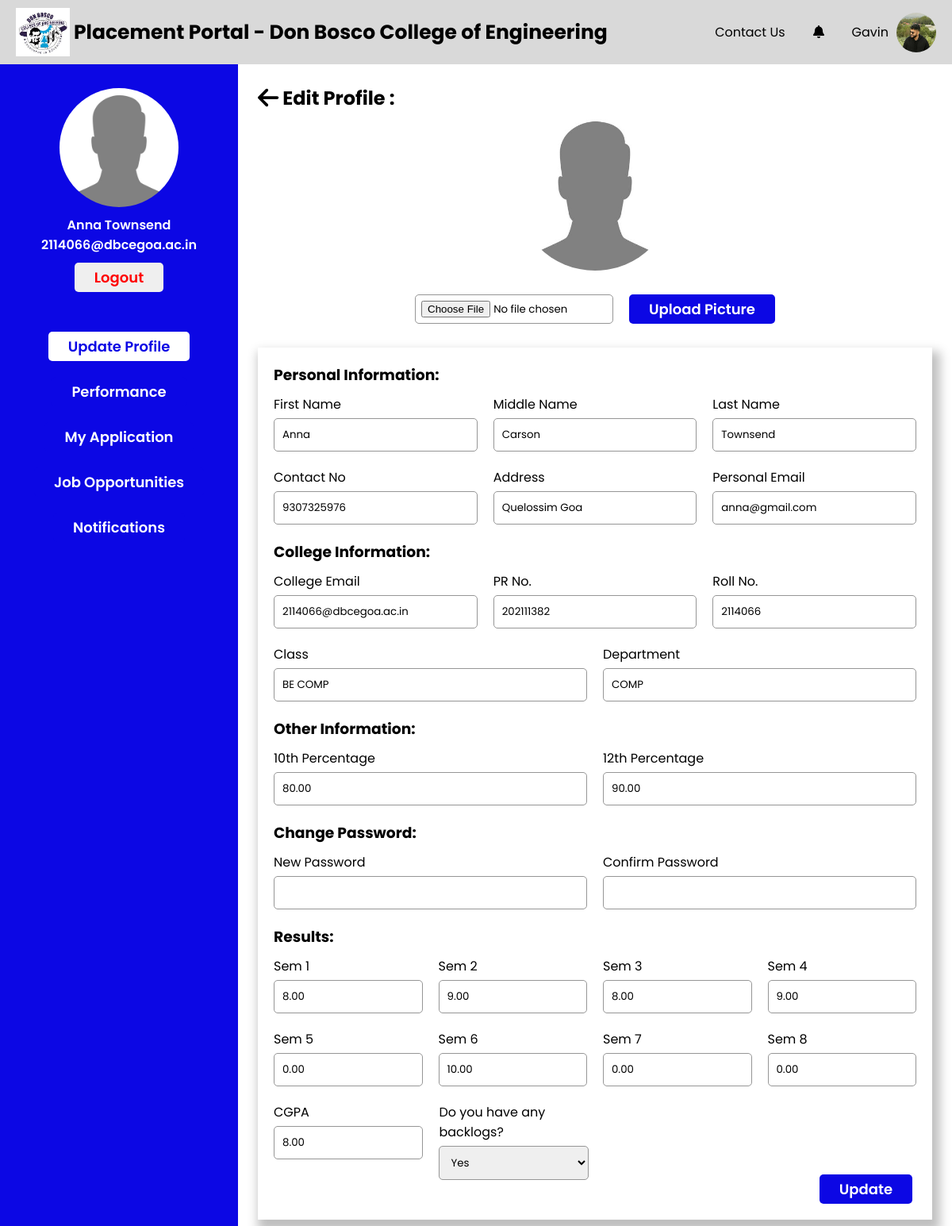
/Students/my-profile.php (signed in), run on an earlier commit of the app's database.
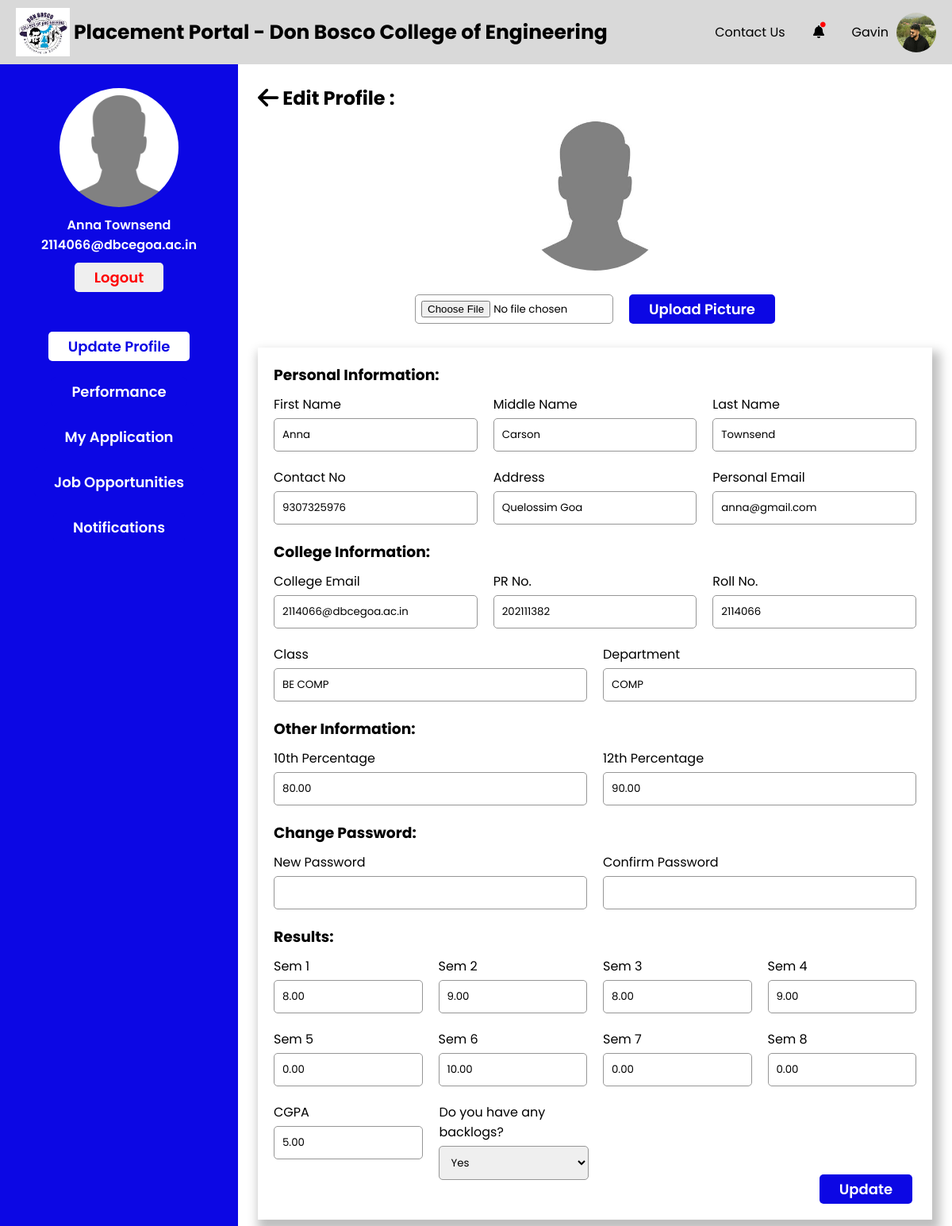
And on a later commit of the database.
### tables this page shows
CREATE TABLE `student` (
  `S_College_Email` varchar(255) NOT NULL,
  `S_Fname` varchar(255) NOT NULL,
  `S_Mname` varchar(255) NOT NULL,
  `S_Lname` varchar(255) NOT NULL,
  `S_Personal_Email` varchar(255) NOT NULL,
  `S_Address` text NOT NULL,
  `S_Phone_no` varchar(20) NOT NULL,
  `S_Roll_no` varchar(50) NOT NULL,
  `S_PR_No` varchar(50) NOT NULL,
  `S_10th_Perc` decimal(5,2) NOT NULL,
  `S_12th_Perc` decimal(5,2) NOT NULL,
  `S_Password` varchar(255) NOT NULL,
  `S_Resume` varchar(255) NOT NULL,
  `S_Profile_pic` varchar(255) NOT NULL,
  `S_10th_marksheet` varchar(255) NOT NULL,
  `S_12th_marksheet` varchar(255) NOT NULL,
  `S_Class_id` int(11) DEFAULT NULL,
  `S_Year_of_Admission` year(4) NOT NULL,
  `Gender` varchar(1) NOT NULL,
  `PLACED` varchar(10) NOT NULL DEFAULT 'No',
  `registration_complete` tinyint(4) NOT NULL DEFAULT 0
);

CREATE TABLE `class` (
  `Class_id` int(11) NOT NULL,
  `Class_name` varchar(255) NOT NULL,
  `Dept_id` int(11) DEFAULT NULL
);

CREATE TABLE `department` (
  `Dept_id` int(11) NOT NULL,
  `Dept_name` varchar(255) NOT NULL
);

CREATE TABLE `result` (
  `S_College_Email` varchar(255) NOT NULL,
  `Sem1_SGPA` decimal(4,2) NOT NULL DEFAULT 0.00,
  `Sem2_SGPA` decimal(4,2) NOT NULL DEFAULT 0.00,
  `Sem3_SGPA` decimal(4,2) NOT NULL DEFAULT 0.00,
  `Sem4_SGPA` decimal(4,2) NOT NULL DEFAULT 0.00,
  `Sem5_SGPA` decimal(4,2) NOT NULL DEFAULT 0.00,
  `Sem6_SGPA` decimal(4,2) NOT NULL DEFAULT 0.00,
  `Sem7_SGPA` decimal(4,2) NOT NULL DEFAULT 0.00,
  `Sem8_SGPA` decimal(4,2) NOT NULL DEFAULT 0.00,
  `CGPA` decimal(4,2) NOT NULL DEFAULT 0.00,
  `has_backlogs` tinyint(1) DEFAULT 0
);

### Students/my-profile.php (the view, shortened to what the rows shown need)
<?php
global $conn;
if (isset($_SESSION["user_type"]) && isset($_SESSION["user_email"])) {
    $fetchStudentQuery = "SELECT S.S_10th_marksheet as marksheet_10, S.S_12th_marksheet as marksheet_12, S.S_10th_Perc as percentage_10, S.S_12th_Perc as percentage_12, S.S_Address as address, S.S_College_Email as cemail, S.S_Fname as fname, S.S_Lname as lname, S.S_Mname as mname, S.S_Personal_Email as pemail, S.S_Phone_no as phoneno, S.S_PR_No as prno, S.S_Resume as resume, S.S_Roll_no as rollno, S.S_Year_of_Admission as yoa, C.Class_name as class, D.Dept_name as department, S.S_Profile_pic as image, R.Sem1_SGPA as sem1, R.Sem2_SGPA as sem2, R.Sem3_SGPA as sem3,R.Sem4_SGPA as sem4,R.Sem5_SGPA as sem5,R.Sem6_SGPA as sem6,R.Sem7_SGPA as sem7,R.Sem8_SGPA as sem8,R.CGPA as cgpa,R.has_backlogs as backs FROM student S INNER JOIN class as C ON C.Class_id = S.S_Class_id INNER JOIN department as D ON D.Dept_id = C.Dept_id INNER JOIN result as R ON R.S_College_Email = S.S_College_Email WHERE S.S_College_Email = ?;";
    $fetchStudent = $conn->prepare($fetchStudentQuery);
    $fetchStudent->bind_param("s", $_SESSION["user_email"]);
    $fetchStudent->execute();
    $result = $fetchStudent->get_result();
    if ($result->num_rows > 0) {
        $StudentInfo = $result->fetch_assoc();
        $StudentFName = htmlspecialchars($StudentInfo['fname']);
        $StudentMName = htmlspecialchars($StudentInfo['mname']);
        $StudentLName = htmlspecialchars($StudentInfo['lname']);
        $StudentAddress = htmlspecialchars($StudentInfo['address']);
        $StudentPercentage_10 = htmlspecialchars($StudentInfo['percentage_10']);
        $StudentPercentage_12 = htmlspecialchars($StudentInfo['percentage_12']);
        $StudentPEmail = htmlspecialchars($StudentInfo['pemail']);
        $StudentCEmail = htmlspecialchars($StudentInfo['cemail']);
        $StudentClass = htmlspecialchars($StudentInfo['class']);
        $StudentDepartment = htmlspecialchars($StudentInfo['department']);
        $StudentImage = htmlspecialchars($StudentInfo['image']);
        $StudentRollNo = htmlspecialchars($StudentInfo['rollno']);
        $StudentPhoneNo = htmlspecialchars($StudentInfo['phoneno']);
        $StudentPRN = htmlspecialchars($StudentInfo['prno']);
        $StudentSem1 = htmlspecialchars($StudentInfo['sem1']);
        $StudentSem2 = htmlspecialchars($StudentInfo['sem2']);
        $StudentSem3 = htmlspecialchars($StudentInfo['sem3']);
        $StudentSem4 = htmlspecialchars($StudentInfo['sem4']);
        $StudentSem5 = htmlspecialchars($StudentInfo['sem5']);
        $StudentSem6 = htmlspecialchars($StudentInfo['sem6']);
        $StudentSem7 = htmlspecialchars($StudentInfo['sem7']);
        $StudentSem8 = htmlspecialchars($StudentInfo['sem8']);
        $StudentCGPA = htmlspecialchars($StudentInfo['cgpa']);
        $StudentBacks = htmlspecialchars($StudentInfo['backs']);
    } else {
    }
} else {
    echo "Session variables not set.";
    exit();
}
?>
<!DOCTYPE html>
<html lang="en">
<head>
    <?php include './head.php' ?>
    <link rel="stylesheet" href="./css/my-profile.css">
</head>
<body>
    <div id="wrapper">
        <?php include './header.php' ?>
        <div class="container">
            <?php include './sidebar.php' ?>
            <div class="main-container">
                <h2 class="main-container-heading"><a href="./dashboard.php"><i class="fa-solid fa-arrow-left fa-lg" style="color: #000000;"></i></a>
                    Edit Profile : </h2>
                <?php
                echo '
                <form action="./my-profile.php" method="post" enctype="multipart/form-data" class="profile-image">
                    <img src="../Data/Students/Profile_Images/' . $StudentImage . '" alt="Profile Picture" id="profile-image">
                    <div class="upload-button-container">
                        <input type="file" name="profile_pic">
                        <button type="submit" name="upload_pic" class="change-picture">Upload Picture</button>
                    </div>
                </form>';
                ?>
                <div class="sections">
                    <form action="./my-profile.php" method="post">
                        <?php
                        echo '<div class="form-adjust">
                            <div>
                                <label for="fname">First Name</label><br>
                                <input type="text" name="fname" value="' . $StudentFName . '">
                            </div>
                            <div>
                                <label for="mname">Middle Name</label><br>
                                <input type="text" name="mname" value="' . $StudentMName . '">
                            </div>
                            <div>
                                <label for="lname">Last Name</label><br>
                                <input type="text" name="lname" value="' . $StudentLName . '">
                            </div>
                        </div>
                        <div class="form-adjust">
                            <div>
                                <label for="phno">Contact No</label><br>
                                <input type="text" name="phno" value="' . $StudentPhoneNo . '">
                            </div>
                            <div>
                                <label for="addr">Address</label><br>
                                <input type="text" name="addr" value="' . $StudentAddress . '">
                            </div>
                            <div>
                                <label for="pemail">Personal Email</label><br>
                                <input type="text" name="pemail" value="' . $StudentPEmail . '">
                            </div>
                        </div>';
                        ?>
                        <?php
                        echo '<div class="form-adjust">
                            <div>
                                <label for="cemail">College Email</label><br>
                                <input type="text" name="cemail" value="' . $StudentCEmail . '">
                            </div>
                            <div>
                                <label for="prn">PR No.</label><br>
                                <input type="text" name="prn" value="' . $StudentPRN . '">
                            </div>
                            <div>
                                <label for="rollno">Roll No.</label><br>
                                <input type="text" name="rollno" value="' . $StudentRollNo . '">
                            </div>
                        </div>
                        <div class="form-adjust">
                            <div>
                                <label for="class">Class</label><br>
                                <input type="text" name="class" value="' . $StudentClass . '">
                            </div>
                            <div>
                                <label for="department">Department</label><br>
                                <input type="text" name="department" value="' . $StudentDepartment . '">
                            </div>
                        </div>
                        <h3>Other Information:</h3>
                        <div class="form-adjust">
                            <div>
                                <label for="per10">10th Percentage</label><br>
                                <input type="number" name="per10" step="0.01" min="0" max="100" value="' . $StudentPercentage_10 . '">
                            </div>
                            <div>
                                <label for="per12">12th Percentage</label><br>
                                <input type="number" name="per12" step="0.01" min="0" max="100" value="' . $StudentPercentage_12 . '">
                            </div>
                        </div>';
                        ?>
                        <?php
                        echo '<div class="form-adjust">
                        </div>
                        <div class="form-adjust">
                            <div>
                                <label for="sem1">Sem 1</label><br>
                                <input type="number" name="sem1" step="0.01" min="0" max="10" value="' . $StudentSem1 . '">
                            </div>
                            <div>
                                <label for="sem2">Sem 2</label><br>
                                <input type="number" name="sem2" step="0.01" min="0" max="10" value="' . $StudentSem2 . '">
                            </div>
                            <div>
                                <label for="sem3">Sem 3</label><br>
                                <input type="number" name="sem3" step="0.01" min="0" max="10" value="' . $StudentSem3 . '">
                            </div>
                            <div>
                                <label for="sem4">Sem 4</label><br>
                                <input type="number" name="sem4" step="0.01" min="0" max="10" value="' . $StudentSem4 . '">
                            </div>
                        </div>
                        <div class="form-adjust">
                            <div>
                                <label for="sem5">Sem 5</label><br>
                                <input type="number" name="sem5" step="0.01" min="0" max="10" value="' . $StudentSem5 . '">
                            </div>
                            <div>
                                <label for="sem6">Sem 6</label><br>
                                <input type="number" name="sem6" step="0.01" min="0" max="10" value="' . $StudentSem6 . '">
                            </div>
                            <div>
                                <label for="sem7">Sem 7</label><br>
                                <input type="number" name="sem7" step="0.01" min="0" max="10" value="' . $StudentSem7 . '">
                            </div>
                            <div>
                                <label for="sem8">Sem 8</label><br>
                                <input type="number" name="sem8" step="0.01" min="0" max="10" value="' . $StudentSem8 . '">
                            </div>
                        </div>
                        <div class="form-adjust cgpa">
                            <div>
                                <label for="cgpa">CGPA</label><br>
                                <input type="number" name="cgpa" step="0.01" min="0" max="10" value="' . $StudentCGPA . '" step="0.01" min="0" max="10">
                            </div>
                            <div>
                                <label for="backs">Do you have any backlogs?</label><br>
                                <select name="backs" id="">';
                        if ($StudentBacks == "0") {
                            echo '<option value="0" selected>No</option>
                         <option value="1">Yes</option>
                                </select>
                        </div>
                        </div>';
                        } else {
                            echo '<option value="0">No</option>
                         <option value="1" selected>Yes</option>
                                </select>
                        </div>
                        </div>';
                        }
                        ?>
                    </form>
                </div>
            </div>
        </div>
    </div>
</body>
</html>

### Students/sidebar.php (shortened to what the rows shown need)
<?php
global $conn;
if (isset($_SESSION["user_type"]) && isset($_SESSION["user_email"])) {
    $useremail = $_SESSION["user_email"];
    $fetchStudentQuery = "SELECT S_Fname, S_Lname, S_Profile_pic FROM student WHERE S_College_Email = ?";
    $fetchStudent = $conn->prepare($fetchStudentQuery);
    $fetchStudent->bind_param("s", $useremail);
    $fetchStudent->execute();
    $result = $fetchStudent->get_result();
    if ($result->num_rows > 0) {
        $userInfo = $result->fetch_assoc();
        $userName = htmlspecialchars($userInfo['S_Fname'] . ' ' . $userInfo['S_Lname']);
        $userProfilePic = htmlspecialchars($userInfo['S_Profile_pic']);
        $userEmail = htmlspecialchars($useremail);
        echo '<div class="side-bar-container">
                        <div class="fixed-container">
                            <div class="top-container">
                                <img src="../Data/Students/Profile_Images/'. $userProfilePic . '" alt="'.$userProfilePic.'">
                                <p>' . $userName . '</p>
                                <p>' . $userEmail . '</p>
                                <a href="../logout.php"><button>Logout</button></a>
                            </div>
                            <div class="bottom-container">
                                <a href="./my-profile.php"><button id="myprofile">Update Profile</button></a>
                                <a href="./performance-and-metrics.php"><button id="performance">Performance</button></a>
                                <a href="./my-applications.php"><button id="myapplications">My Application</button></a>
                                <a href="./job-opportunities.php"><button id="jobopportunities">Job Opportunities</button></a>
                                <a href="./notifications.php"><button id="notifications">Notifications</button></a>
                            </div>
                        </div>
                    </div>';
    } else {
    }
} else {
    echo "Session variables not set.";
}

What changed in the data, as far as the page shows it:
changed through a linked row, student "Anna Townsend": cgpa "8.00" → "5.00"
